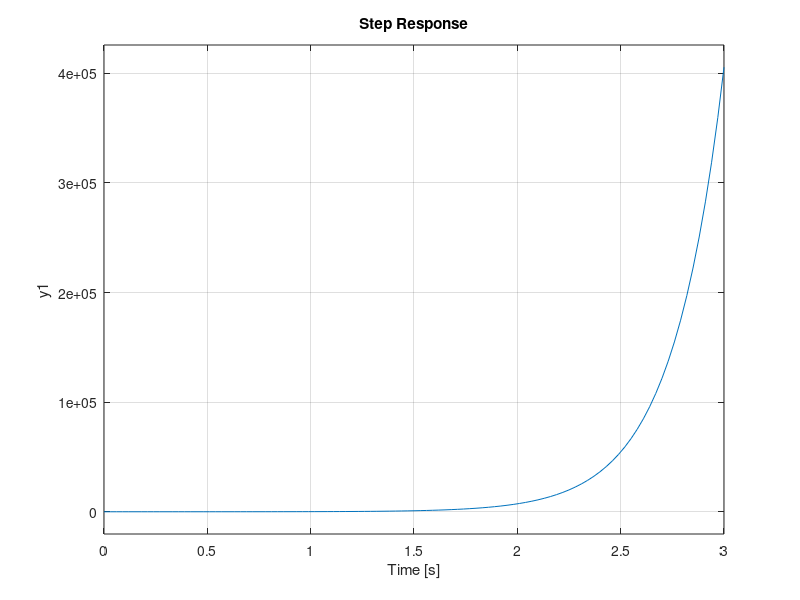

MATLAB code for this plot:
clc;
clear all;
close all;

fprintf("G4") %Print G4
num=[3 8]; %Numerator
den=[1 -6 8]; %Denominator
G4=tf(num,den); %Transfer Function
fprintf("Pole(s):") %print Pole(s):
pole(G4) %returns poles of transafer function
fprintf("Zero(s):") %print Zero(s):
zero(G4) %returns zeros of transfer function

subplot(1,2,1) %plot on left side of figure
pzmap(G4) %plot pole-zero map
subplot(1,2,2) %plot on right side of figure
step(G4) %plot step input to the transfer function
%axis([0 10 0 inf]) %forcing axis range to 0 to 10